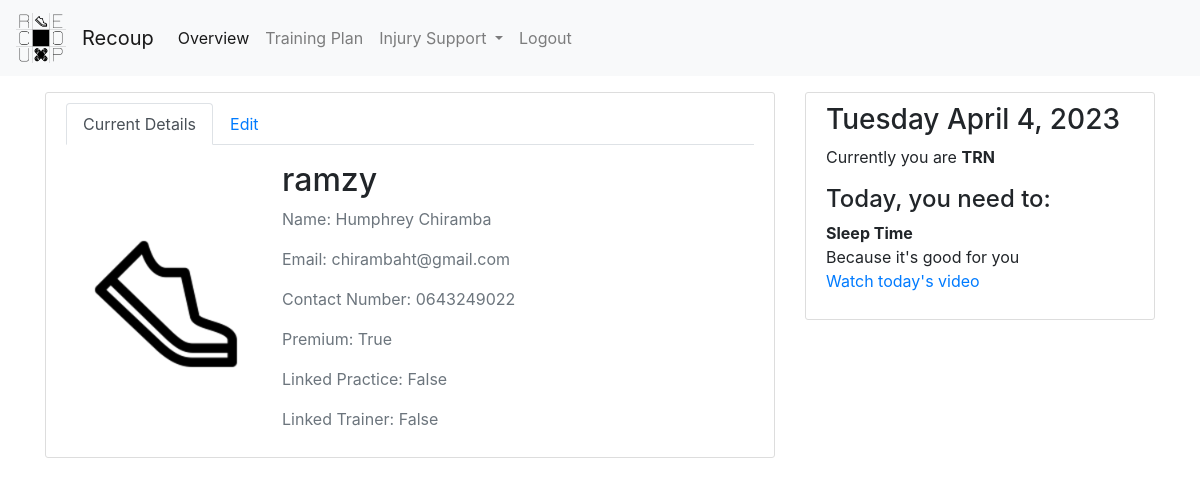
The page /overview/ (signed in) on the database its author committed.
### dashboard/models.py (models this page shows, shortened)
class Athelete(models.Model):
    athelete = models.OneToOneField(User, on_delete=models.CASCADE)
    profile_pic = models.ImageField(default='new_face.jpg', upload_to='profile_pics')
    training_plan = models.OneToOneField(plan, on_delete=models.PROTECT,null=True)
    contact_number = models.CharField(max_length=10)
    contact_email = models.EmailField()
    SPORTS = [
        ('CYC','Road Cycling'),
        ('MTB','Mountain Biking'),
        ('TRR','Trail Running'),
        ('RDR','Road Running'),
        ('SWM','Swimming'),
        ('PLT','Pilates'),
        ('STR','Stretching'),
    ]
    sport = models.CharField(
        choices=SPORTS,
        default='Stretching',
        max_length=16
    )
    trainer = models.BooleanField()
    practice = models.BooleanField()
    paid = models.BooleanField()

class plan(models.Model):
    Monday_Title =   models.CharField(max_length=20, null=True)
    Monday_Description = models.TextField(null=True)
    Tuesday_Title =   models.CharField(max_length=20, null=True)
    Tuesday_Description = models.TextField(null=True)
    Wednesday_Title =   models.CharField(max_length=20, null=True)
    Wednesday_Description = models.TextField(null=True)
    Thursday_Title =   models.CharField(max_length=20, null=True)
    Thursday_Description = models.TextField(null=True)
    Friday_Title =   models.CharField(max_length=20, null=True)
    Friday_Description = models.TextField(null=True)
    Saturday_Title =   models.CharField(max_length=20, null=True)
    Saturday_Description = models.TextField(null=True)
    Sunday_Title =   models.CharField(max_length=20, null=True)
    Sunday_Description = models.TextField(null=True)
    Sunday_Video_url = models.CharField(max_length=60, null=True, default='ScMzIvxBSi4')
    Monday_Video_url = models.CharField(max_length=60, null=True, default='ScMzIvxBSi4')
    Tuesday_Video_url = models.CharField(max_length=60, null=True, default='ScMzIvxBSi4')
    Wednesday_Video_url = models.CharField(max_length=60, null=True, default='ScMzIvxBSi4')
    Thursday_Video_url = models.CharField(max_length=60, null=True, default='ScMzIvxBSi4')
    Friday_Video_url = models.CharField(max_length=60, null=True, default='ScMzIvxBSi4')
    Saturday_Video_url = models.CharField(max_length=60, null=True, default='ScMzIvxBSi4')
    type = models.CharField(max_length=10, choices=[('Recovery','Recovery'), ('Training', 'Training')], default='Training', null=True)

### training/views.py (the view)
# urls.py: path('overview/', t_v.overview, name="overview"),
@login_required
def overview(request):
    if request.method == 'POST':
        u_form = UserUpdateForm(request.POST, instance=request.user)
        p_form = AtheleteUpdateForm(request.POST,
                                   request.FILES,
                                   instance=request.user.athelete)
        if u_form.is_valid() and p_form.is_valid():
            u_form.save()
            p_form.save()
            messages.success(request, f'Your account has been updated!')
            return redirect('overview')
    else:
        u_form = UserUpdateForm(instance=request.user)
        p_form = AtheleteUpdateForm(instance=request.user.athelete)
        user_plan = request.user.athelete.training_plan
        context = {
        'u_form': u_form,
        'p_form': p_form,
        'title' : 'Overview',
        'day': datetime.localtime().date,
        'weekday': datetime.localtime().weekday,
        'mode': user_plan.type,
        'mon' : user_plan.Monday_Title,
        'mon_d' : user_plan.Monday_Description,
        'tue' : user_plan.Tuesday_Title,
        'tue_d' : user_plan.Tuesday_Description,
        'wed' : user_plan.Wednesday_Title,
        'wed_d' : user_plan.Wednesday_Description,
        'thu' : user_plan.Thursday_Title,
        'thu_d' : user_plan.Thursday_Description,
        'fri' : user_plan.Friday_Title,
        'fri_d' : user_plan.Friday_Description,
        'sat' : user_plan.Saturday_Title,
        'sat_d' : user_plan.Saturday_Description,
        'sun' : user_plan.Sunday_Title,
        'sun_d' : user_plan.Sunday_Description,
        'sun_v' : user_plan.Sunday_Video_url,
        'mon_v' : user_plan.Monday_Video_url,
        'tue_v' : user_plan.Tuesday_Video_url,
        'wed_v' : user_plan.Wednesday_Video_url,
        'thu_v' : user_plan.Thursday_Video_url,
        'fri_v' : user_plan.Friday_Video_url,
        'sat_v' : user_plan.Saturday_Video_url,
    }
    return render(request, 'training/overview.html', context)

### training/templates/training/overview.html (shortened to what this page needs)
{% extends "training/base.html" %}
{% load crispy_forms_tags %}
{% block main_section %}
<div style="background: #ffffff;
padding: 10px 20px;
border: 1px solid #dddddd;
border-radius: 3px;
margin-bottom: 20px;">
    <ul class="nav nav-tabs mb-3" id="tabs-tab" role="tablist">
        <li class="nav-item">
            <a class="nav-link active" id="tabs-home-tab" data-toggle="tab" href="#tabs-home" role="tab" aria-controls="tabs-home" aria-selected="true">Current Details</a>
          </li>
        <li class="nav-item">
            <a class="nav-link" id="tabs-profile-tab" data-toggle="tab" href="#tabs-profile" role="tab" aria-controls="tabs-profile" aria-selected="false">Edit</a>
        </li>
    </ul>
    <div class="tab-content" id="tabs-tabContent">
        <div class="tab-pane fade show active" id="tabs-home" role="tabpanel" aria-labelledby="tabs-home-tab">
            <div class="media">
                <img class="align-self-center mr-3" src="{{ user.athelete.profile_pic.url }}" width="200" height="200">
                <div class="media-body">
                    <h2 class="account-heading">{{ user.username }}</h2>
                    <p class="text-secondary">Name: {{ user.get_full_name }} {{ user.surname }}</p>
                    <p class="text-secondary">Email: {{ user.email }}</p>
                    <p class="text-secondary">Contact Number: {{ user.athelete.contact_number }}</p>
                    <p class="text-secondary">Premium: {{ user.athelete.paid }}</p>
                    <p class="text-secondary">Linked Practice: {{ user.athelete.practice }}</p>
                    <p class="text-secondary">Linked Trainer: {{ user.athelete.practice }}</p>
                </div>
            </div>
        </div>
    </div>
</div>
{% endblock main_section %}
{% block side %}
<div style="background: #ffffff;
padding: 10px 20px;
border: 1px solid #dddddd;
border-radius: 3px;
margin-bottom: 20px;">
    <h3>{{ day|date:"l" }} {{day}}</h3>
    <div>
        <p>Currently you are <strong>{{ mode }}</strong></p>
        <div class="today">
            <h4>Today, you need to:</h4>
            {% if weekday == 4 %}
            <dl>
                <dt>{{ fri }}</dt>
                <dd>{{ fri_d }} <br>
                    <a href="{% url 'clip' fri_v %}">Watch today's video</a>
                </dd>
            </dl>
            {% elif weekday == 5 %}
            <dl>
                <dt>{{ sat }}</dt>
                <dd>{{ sat_d }}<br> <a href="{% url 'clip' sat_v %}">Watch today's video</a></dd>
            </dl>
            {% elif weekday == 6 %}
            <dl>
                <dt>{{ sun }}</dt>
                <dd>{{ sun_d }}<br> <a href="{% url 'clip' sun_v %}">Watch today's video</a></dd>
            </dl>
            {% elif weekday == 0 %}
            <dl>
                <dt>{{ mon }}</dt>
                <dd>{{ mon_d }}<br> <a href="{% url 'clip' mon_v %}">Watch today's video</a></dd>
            </dl>
            {% elif weekday == 1 %}
            <dl>
                <dt>{{ tue }}</dt>
                <dd>{{ tue_d }}<br> <a href="{% url 'clip' tue_v %}">Watch today's video</a></dd>
            </dl>
            {% elif weekday == 2 %}
            <dl>
                <dt>{{ wed }}</dt>
                <dd>{{ wed_d }}<br> <a href="{% url 'clip' wed_v %}">Watch today's video</a></dd>
            </dl>
            {% elif weekday == 3 %}
            <dl>
                <dt>{{ thu }}</dt>
                <dd>{{ thu_d }}<br> <a href="{% url 'clip' thu_v %}">Watch today's video</a></dd>
            </dl>
            {% endif %}
        </div>
    </div>
</div>
{% endblock side %}

### rows shown on the page
plan: type "TRN", Tuesday_Title "Sleep Time", Tuesday_Description "Because it's good for you"

### other values the page prints
{{ user.username }} "ramzy"
{{ user.get_full_name }} "Humphrey Chiramba"
{{ user.email }} "chirambaht@gmail.com"
{{ user.athelete.contact_number }} "0643249022"
{{ user.athelete.paid }} "True"
{{ user.athelete.practice }} "False"
{{ day|date:"l" }} "Tuesday"
{{ day }} "April 4, 2023"
